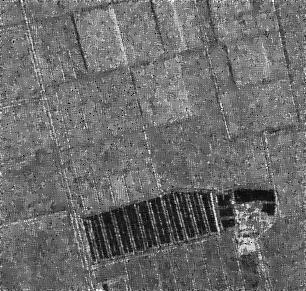
#> input picture dataset/FarmlandC/200806.bmp, 306 x 291 px, found by its file name
$ python make_test_sample.py
#> lines starting #> are read from the running program, lines starting #| are printed output that depends on the picture
import cv2
import numpy as np

def make_test_sample(pic_time1, pic_time2, dst_image_path):
#> called with pic_time1 = '.\\dataset\\FarmlandC\\200806.bmp', pic_time2 = '.\\dataset\\FarmlandC\\200906.bmp', dst_image_path = '.\\step3_test_dataset\\FarmlandC_test\\'
    pic_time1_data = cv2.imread(pic_time1)[...,0]
#> pic_time1_data: shape (291, 306); min 0, max 255, mean 108.2
    pic_time2_data = cv2.imread(pic_time2)[...,0]
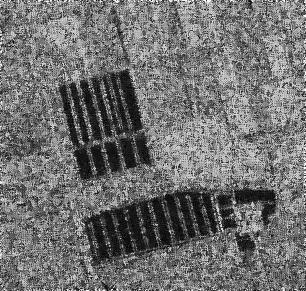
#> input picture dataset/FarmlandC/200906.bmp, 306 x 291 px, found by its file name
#> pic_time2_data: shape (291, 306); min 0, max 255, mean 112.8
    print(pic_time1_data.shape)
#| (291, 306)

    pic_time1_data_pad = np.pad(pic_time1_data, 2) #padding width+4,height+4
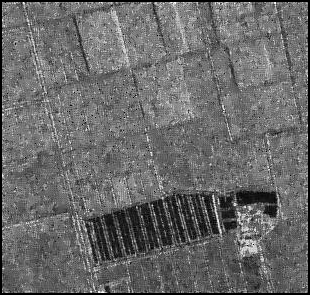
#> pic_time1_data_pad: shape (295, 310); min 0, max 255, mean 105.4
    pic_time2_data_pad = np.pad(pic_time2_data, 2) #padding width+4,height+4
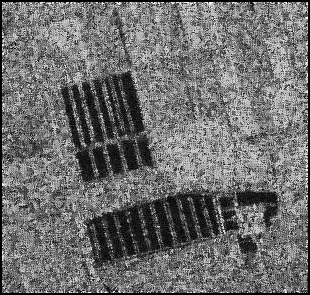
#> pic_time2_data_pad: shape (295, 310); min 0, max 255, mean 109.9
    print(pic_time1_data_pad.shape)
#| (295, 310)

    data_size = pic_time1_data_pad.shape
#> data_size = (295, 310)
    patch_size = 5
    for i in range(0, data_size[0]-patch_size+1):
        for j in range(0, data_size[1]-patch_size+1):
            pic1_patch = pic_time1_data_pad[i:i+patch_size, j:j+patch_size]
            pic1_path_pad = np.expand_dims(np.pad(pic1_patch, 1), -1)
            pic2_patch = pic_time2_data_pad[i:i+patch_size, j:j+patch_size]
            pic2_path_pad = np.expand_dims(np.pad(pic2_patch, 1), -1)
            merge_patch = np.concatenate([pic1_path_pad, pic2_path_pad], axis=-1)
            np.save(dst_image_path + pic_time1.split('\\')[-2] + '_'+ str(i+(patch_size//2)) + '_' +str(j+(patch_size//2)) + '.npy', merge_patch)

def main():
    pic_time1 = '.\\dataset\\FarmlandC\\200806.bmp'
    pic_time2 = '.\\dataset\\FarmlandC\\200906.bmp'
    dst_image_path = '.\\step3_test_dataset\\FarmlandC_test\\'
    make_test_sample(pic_time1, pic_time2, dst_image_path)

main()
